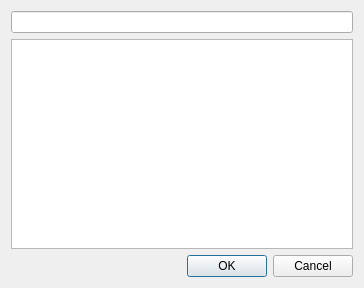
<?xml version="1.0" encoding="UTF-8"?>
<ui version="4.0">
 <class>EditWithSuggestionsDialog</class>
 <widget class="QDialog" name="EditWithSuggestionsDialog">
  <property name="geometry">
   <rect>
    <x>0</x>
    <y>0</y>
    <width>364</width>
    <height>288</height>
   </rect>
  </property>
  <property name="windowTitle">
   <string>Dialog</string>
  </property>
  <layout class="QVBoxLayout" name="verticalLayout">
   <item>
    <widget class="LingEdit" name="lineEdit"/>
   </item>
   <item>
    <widget class="QListView" name="listView"/>
   </item>
   <item>
    <widget class="QDialogButtonBox" name="buttonBox">
     <property name="orientation">
      <enum>Qt::Horizontal</enum>
     </property>
     <property name="standardButtons">
      <set>QDialogButtonBox::Cancel|QDialogButtonBox::Ok</set>
     </property>
    </widget>
   </item>
  </layout>
 </widget>
 <customwidgets>
  <customwidget>
   <class>LingEdit</class>
   <extends>QLineEdit</extends>
   <header>lingedit.h</header>
  </customwidget>
 </customwidgets>
 <resources/>
 <connections>
  <connection>
   <sender>buttonBox</sender>
   <signal>accepted()</signal>
   <receiver>EditWithSuggestionsDialog</receiver>
   <slot>accept()</slot>
   <hints>
    <hint type="sourcelabel">
     <x>248</x>
     <y>254</y>
    </hint>
    <hint type="destinationlabel">
     <x>157</x>
     <y>274</y>
    </hint>
   </hints>
  </connection>
  <connection>
   <sender>buttonBox</sender>
   <signal>rejected()</signal>
   <receiver>EditWithSuggestionsDialog</receiver>
   <slot>reject()</slot>
   <hints>
    <hint type="sourcelabel">
     <x>316</x>
     <y>260</y>
    </hint>
    <hint type="destinationlabel">
     <x>286</x>
     <y>274</y>
    </hint>
   </hints>
  </connection>
 </connections>
</ui>
